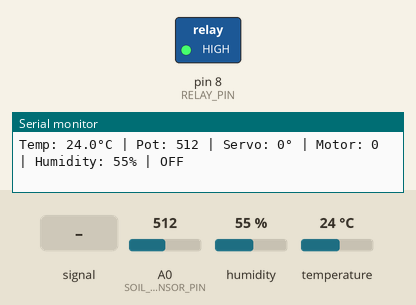
This program was run on a simulated Arduino Uno, built with avr-gcc and run on an emulated ATmega328P. On the bench: switched loads named in the program (green lamp = pin HIGH), the last lines printed to the serial monitor. The test bench sets the inputs (shaded band); at power-on: A0 (SOIL_SENSOR_PIN) = 512, humidity 55 %, temperature 24 °C.

Above: at 4.2 s.
4.3 s: A0 (SOIL_SENSOR_PIN) fed a 200 Hz sine of ±255 counts around its level
At 5.4 s:
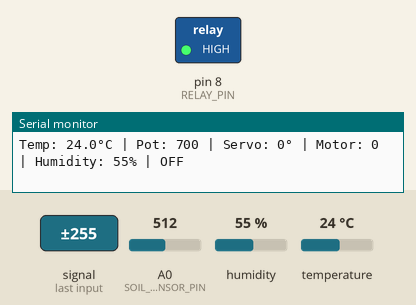
11.6 s: A0 (SOIL_SENSOR_PIN) set to 716
At 14.0 s:
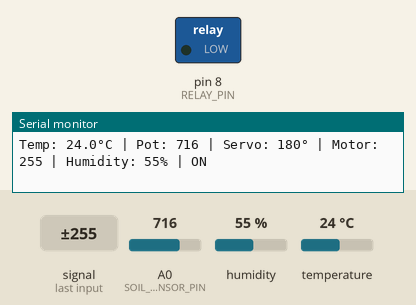
Timing chart, 0 to 44.1 s (numbered marks = the images above; inputs shaded):
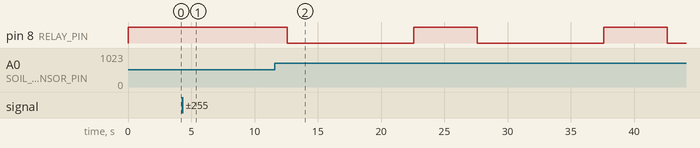

The program:

main.cpp
```cpp
#include <Arduino.h>
#include <DHT.h>

// Function declarations
void outputPlotterData();
void diagnoseDHT11();

/*
  Elephant Watering System - Pump & Sensor Test with Fan Plotter Integration

  Hardware setup:
    - Pin D8 → Relay IN (5V relay module)
    - Pin A0 → Soil moisture sensor AOUT
    - Pin D2 → DHT11 sensor data (single-wire). VCC→5V, GND→GND. Use 10k pull‑up to 5V if your module does not include one.

  Serial output format for fan plotter:
    "Temp: X | Pot: Y | Servo: Z | Motor: W"
    - Temp: DHT11 temperature in °C
    - Pot: Soil moisture sensor raw ADC (0–1023)
    - Servo: Pump status (0°=OFF, 180°=ON)
    - Motor: Pump PWM equivalent (0=OFF, 255=ON)

  Relay module wiring:
    - Arduino D8 → Relay IN
    - Arduino 5V → Relay VCC
    - Arduino GND → Relay GND
    - Pump+ → Relay COM
    - External supply+ → Relay NO
    - Pump- → External supply GND
    - Common GND between Arduino and external supply

  Soil sensor wiring:
    - Sensor VCC → Arduino 3.3V or 5V
    - Sensor GND → Arduino GND
    - Sensor AOUT → Arduino A0

  DHT11 sampling:
    - Read every ~2s (sensor refresh/latency). Avoid tight polling.

  Pin reservations for future:
    - A4/A5: I2C (RTC, LCD)
    - D9/D10: Servo library
*/

const bool USE_RELAY = true;         // Using relay module
const int RELAY_PIN = 8;             // Digital pin for relay IN
const int SOIL_SENSOR_PIN = A0;      // Analog pin for soil moisture sensor

// Relay polarity: many modules are ACTIVE LOW (LOW = ON). Set this based on your board.
const bool RELAY_ACTIVE_LOW = true;   // set to false if your relay is ACTIVE HIGH
inline void writeRelay(bool on) {
  if (!USE_RELAY) return;
  digitalWrite(RELAY_PIN, (RELAY_ACTIVE_LOW ? (on ? LOW : HIGH) : (on ? HIGH : LOW)));
}

// Soil moisture thresholds (adjust based on calibration)
const int DRY_THRESHOLD = 400;       // Above this = dry soil (needs water) - LOWERED FOR TESTING
const int WET_THRESHOLD = 200;       // Below this = wet soil (no water needed)
// Add smoothing and stability to avoid rapid relay toggling
float soilAvg = 0;
bool soilAvgInitialized = false;
unsigned long drySince = 0;
unsigned long wetSince = 0;
const unsigned long DRY_STABLE_TIME = 1000;   // ms with dry readings required before turning ON - FASTER FOR TESTING
const unsigned long WET_STABLE_TIME = 1000;   // ms with wet readings required before turning OFF - FASTER FOR TESTING
const unsigned long MAX_ON_TIME = 10000;      // safety: max ON duration if soil never reaches wet

// Variables for pump control and timing
bool pumpState = false;
unsigned long lastPumpToggle = 0;
const unsigned long PUMP_ON_TIME = 3000;   // 3 seconds ON
const unsigned long PUMP_OFF_TIME = 5000;  // 5 seconds OFF

// Variables for data output timing
unsigned long lastDataOutput = 0;
const unsigned long DATA_OUTPUT_INTERVAL = 100;  // 100ms = 10Hz for smooth plotting

// DHT11 sampling variables (declared before use)
unsigned long lastDhtRead = 0;
const unsigned long DHT_READ_INTERVAL = 1000; // Read every 1 second (faster response)
float currentTempC = 22.0;
float currentHumidity = 50.0;
bool dhtInitialized = false;

// Add DHT11 configuration
const int DHT_PIN = 2; // Digital pin for DHT11 data
#define DHTTYPE DHT11
DHT dht(DHT_PIN, DHTTYPE);

void setup() {
  Serial.begin(9600);  // Match the baud rate expected by fan plotter

  pinMode(RELAY_PIN, OUTPUT);
  writeRelay(false);      // Pump OFF initially (respects relay polarity)

  // Initial status message
  Serial.println("Elephant Watering System - Fan Plotter Mode");
  Serial.println("============================================");

  // Initialize DHT11 with longer delay for stability
  dht.begin();
  Serial.println("Initializing DHT11 sensor...");
  delay(3000);  // Give DHT11 more time to stabilize

  // Try initial reading
  float t = dht.readTemperature();
  float h = dht.readHumidity();
  if (!isnan(t) && !isnan(h)) {
    currentTempC = t;
    currentHumidity = h;
    Serial.print("DHT11 ready - Temp: ");
    Serial.print(t);
    Serial.print("°C, Humidity: ");
    Serial.print(h);
    Serial.println("%");
    dhtInitialized = true;
  } else {
    Serial.println("DHT11 initialization failed - check wiring!");
  }
}

void loop() {
  unsigned long currentTime = millis();

  // DHT11 periodic sampling with better error handling
  if (currentTime - lastDhtRead >= DHT_READ_INTERVAL) {
    float t = dht.readTemperature();
    float h = dht.readHumidity();

    // Better error handling and debugging
    if (!isnan(t) && !isnan(h)) {
      currentTempC = t;
      currentHumidity = h;
      if (!dhtInitialized) {
        Serial.println("DHT11 initialized successfully!");
        dhtInitialized = true;
      }
    } else {
      Serial.print("DHT11 read error - Temp: ");
      Serial.print(isnan(t) ? "NaN" : String(t));
      Serial.print(", Humidity: ");
      Serial.println(isnan(h) ? "NaN" : String(h));
    }
    lastDhtRead = currentTime;
  }

  // Handle pump control using soil moisture with hysteresis and minimum durations
  int soilValue = analogRead(SOIL_SENSOR_PIN);
  // smooth the signal using simple low-pass filter
  if (!soilAvgInitialized) { soilAvg = soilValue; soilAvgInitialized = true; }
  else { soilAvg = soilAvg * 0.9f + soilValue * 0.1f; }

  // track how long readings stay dry/wet (stability)
  if (soilAvg > DRY_THRESHOLD) {
    if (drySince == 0) drySince = currentTime;
    wetSince = 0;
  } else if (soilAvg < WET_THRESHOLD) {
    if (wetSince == 0) wetSince = currentTime;
    drySince = 0;
  } else {
    // in the middle band, reset timers
    drySince = 0;
    wetSince = 0;
  }

  bool dryStable = (drySince > 0) && ((currentTime - drySince) >= DRY_STABLE_TIME);
  bool wetStable = (wetSince > 0) && ((currentTime - wetSince) >= WET_STABLE_TIME);

  if (!pumpState && dryStable && (currentTime - lastPumpToggle >= PUMP_OFF_TIME)) {
    // Turn pump ON when soil is dry and OFF period elapsed
    pumpState = true;
    writeRelay(true);
    lastPumpToggle = currentTime;
    Serial.println(">> Pump ON (dryStable)");
  } else if (pumpState && wetStable && (currentTime - lastPumpToggle >= PUMP_ON_TIME)) {
    // Turn pump OFF when soil is wet and ON period elapsed
    pumpState = false;
    writeRelay(false);
    lastPumpToggle = currentTime;
    Serial.println(">> Pump OFF (wetStable)");
  } else if (pumpState && (currentTime - lastPumpToggle >= MAX_ON_TIME)) {
    // safety cutoff: don't run indefinitely if sensor fails to report wet
    pumpState = false;
    writeRelay(false);
    lastPumpToggle = currentTime;
    Serial.println(">> Pump OFF (safety MAX_ON_TIME)");
  }

  // Output data for fan plotter at regular intervals
  if (currentTime - lastDataOutput >= DATA_OUTPUT_INTERVAL) {
    outputPlotterData();
    lastDataOutput = currentTime;
  }
}

// DHT11 variables moved above for proper scope
void outputPlotterData() {
  // Read soil moisture sensor
  int soilValue = analogRead(SOIL_SENSOR_PIN);

  // Use measured temperature from DHT11
  float tempC = currentTempC;

  // Map pump state to servo-like value for visualization
  int servoValue = pumpState ? 180 : 0;  // 180° = ON, 0° = OFF

  // Map pump state to motor PWM equivalent for visualization
  int motorValue = pumpState ? 255 : 0;  // 255 = full speed, 0 = off

  // Output in fan plotter format: "Temp: X | Pot: Y | Servo: Z | Motor: W"
  Serial.print("Temp: ");
  Serial.print(tempC, 1);
  Serial.print("°C | Pot: ");
  Serial.print(soilValue);
  Serial.print(" | Servo: ");
  Serial.print(servoValue);
  Serial.print("° | Motor: ");
  Serial.print(motorValue);
  // Append humidity percentage from DHT11
  Serial.print(" | Humidity: ");
  Serial.print(currentHumidity, 0);
  Serial.print("%");

   if (pumpState) {
     Serial.println(" | ON");
   } else {
     Serial.println(" | OFF");
   }
}

// DHT11 diagnostic function
void diagnoseDHT11() {
  Serial.println("\n=== DHT11 Diagnostic ===");
  for (int i = 0; i < 5; i++) {
    float t = dht.readTemperature();
    float h = dht.readHumidity();
    Serial.print("Reading ");
    Serial.print(i + 1);
    Serial.print(": Temp=");
    if (isnan(t)) {
      Serial.print("ERROR");
    } else {
      Serial.print(t);
      Serial.print("°C");
    }
    Serial.print(", Humidity=");
    if (isnan(h)) {
      Serial.print("ERROR");
    } else {
      Serial.print(h);
      Serial.print("%");
    }
    Serial.println();
    delay(1000);
  }
  Serial.println("======================\n");
}
```

Measured:
- after the input at 4.3 s, pin 8 (RELAY_PIN): stays HIGH (without the input it goes to LOW after 0.70 s)
- after the input at 11.6 s, pin 8 (RELAY_PIN): alternates HIGH for 5.0 s and LOW for 10.0 s, starting after 1.0 s
